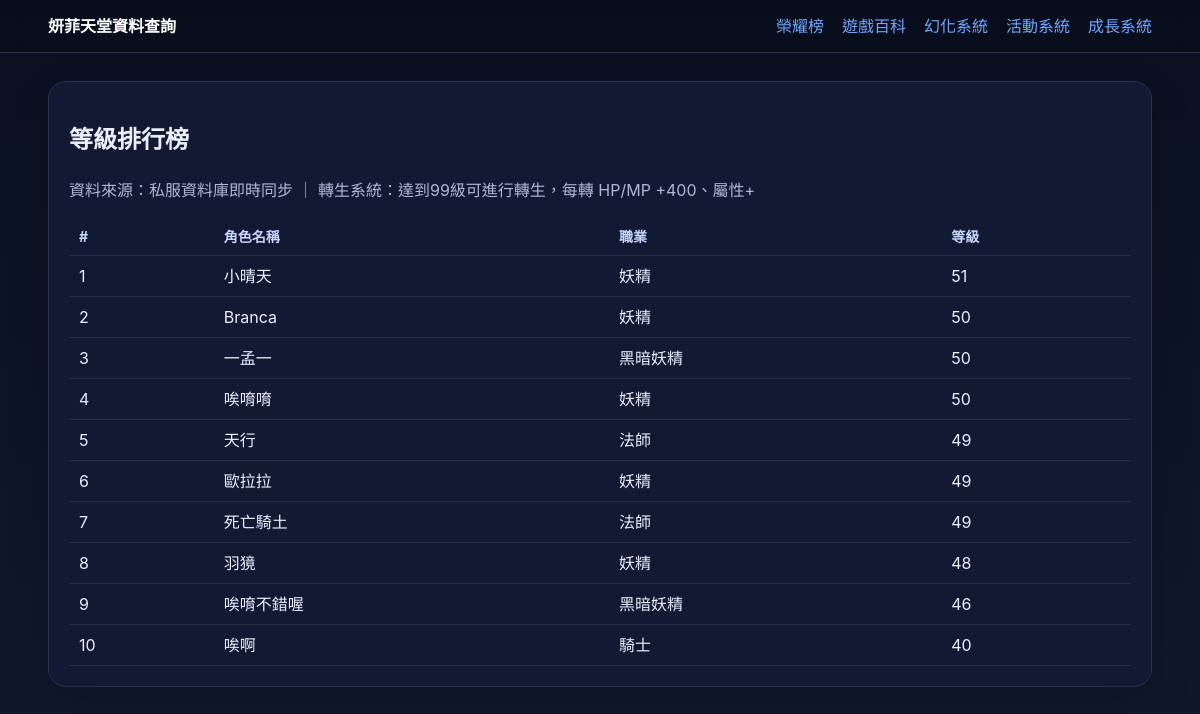
Before: /ranking with the older database file.
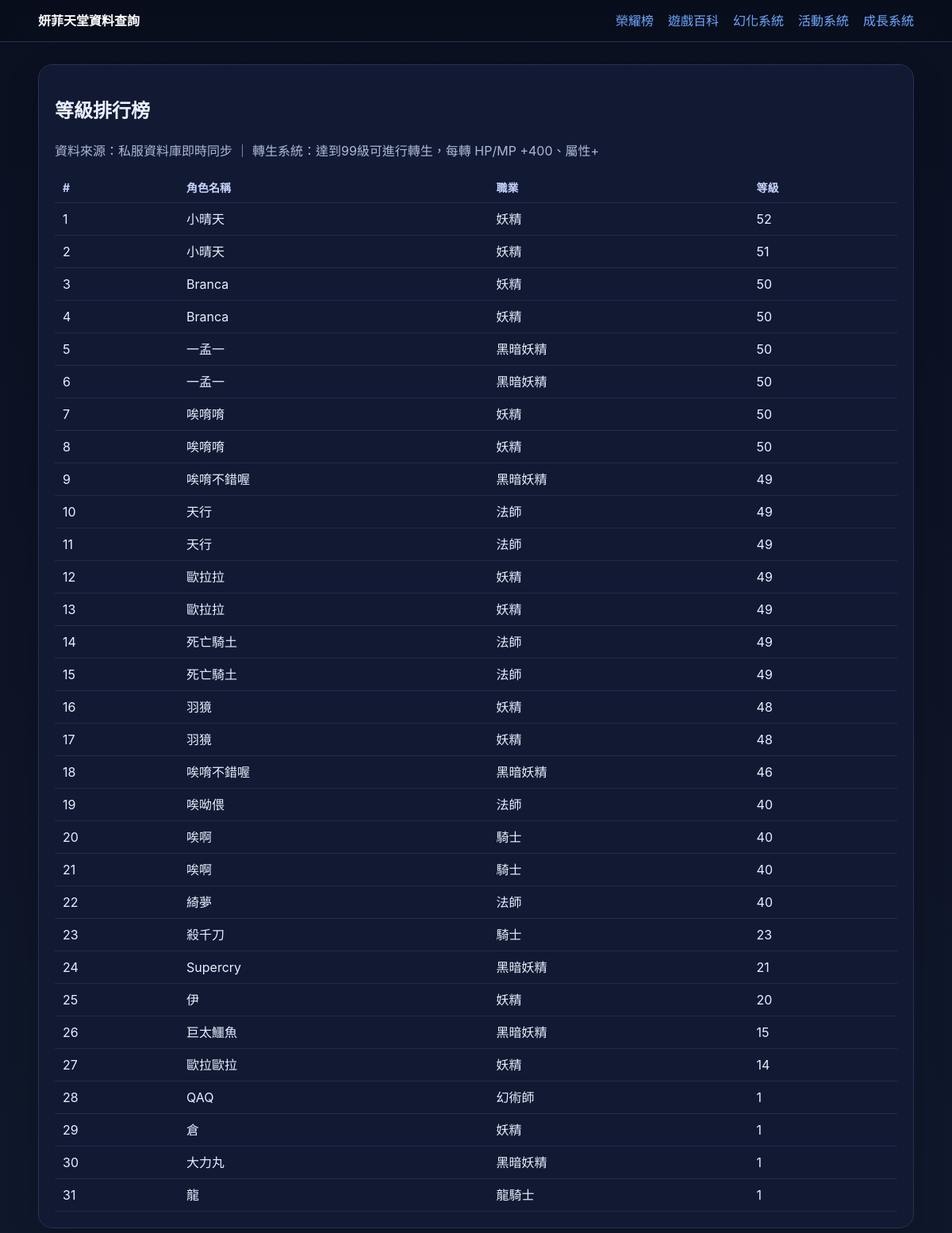
After: the same page with the newer database file.
### tables this page shows
CREATE TABLE characters (
    char_id      INTEGER PRIMARY KEY,
    account_name TEXT NOT NULL DEFAULT '',
    char_name    TEXT NOT NULL DEFAULT '',
    level        INTEGER DEFAULT 0,
    class        INTEGER DEFAULT 0,
    OnlineStatus INTEGER DEFAULT 0,
    synced_at    DATETIME DEFAULT CURRENT_TIMESTAMP
);

### app.py (the view)
    @app.route("/ranking")
    def ranking():
        db = get_db()
        rows = db.execute(
            "SELECT char_name, level, class FROM characters ORDER BY level DESC, char_name ASC LIMIT 200"
        ).fetchall()
        return render_template("ranking.html", rows=rows, class_names=CLASS_NAMES)

### app.py (called while the page is built)
def get_db() -> sqlite3.Connection:
    if "db" not in g:
        db_path = Path(current_app().config["DATABASE"])
        db_path.parent.mkdir(parents=True, exist_ok=True)
        conn = sqlite3.connect(db_path)
        conn.row_factory = sqlite3.Row
        g.db = conn
    return g.db

def current_app() -> Flask:
    from flask import current_app as flask_current_app
    return flask_current_app

### templates/ranking.html (shortened to what this page needs)
{% extends 'base.html' %}
{% block content %}
<section class="card">
  <h1>等級排行榜</h1>
  <p class="muted">資料來源：私服資料庫即時同步 ｜ 轉生系統：達到99級可進行轉生，每轉 HP/MP +400、屬性+</p>
  <table class="simple-table">
    <thead>
      <tr>
        <th>#</th>
        <th>角色名稱</th>
        <th>職業</th>
        <th>等級</th>
      </tr>
    </thead>
    <tbody>
      {% for row in rows %}
      <tr>
        <td>{{ loop.index }}</td>
        <td>{{ row.char_name }}</td>
        <td>{{ class_names.get(row['class'], '未知') }}</td>
        <td>{{ row.level }}</td>
      </tr>
      {% endfor %}
    </tbody>
  </table>
</section>
{% endblock %}

### templates/base.html (shortened to what this page needs)
<!doctype html>
<html lang="zh-Hant">
<head>
  <link rel="stylesheet" href="{{ url_for('static', filename='style.css') }}">
</head>
<body>
  <header class="topbar">
    <div class="container topbar-inner">
      <a class="brand" href="{{ url_for('home') }}">妍菲天堂資料查詢</a>
      <nav class="nav">
        <div class="dropdown">
          <span class="dropdown-toggle">榮耀榜</span>
        </div>
        <div class="dropdown">
          <span class="dropdown-toggle">遊戲百科</span>
        </div>
        <div class="dropdown">
          <span class="dropdown-toggle">幻化系統</span>
        </div>
        <div class="dropdown">
          <span class="dropdown-toggle">活動系統</span>
        </div>
        <div class="dropdown">
          <span class="dropdown-toggle">成長系統</span>
        </div>
      </nav>
    </div>
  </header>
  <main class="container page">
    {% block content %}{% endblock %}
  </main>
</body>
</html>

### static/style.css (style rules this page uses)
:root { --bg:#0b1020;--card:#121933;--line:#293252;--text:#eaf0ff;--muted:#aeb8d6;--accent:#6ea8fe }
* { box-sizing:border-box }
body { margin:0;background:linear-gradient(180deg,#0a1020,#10182c);color:var(--text);font:16px/1.5 -apple-system,BlinkMacSystemFont,Segoe UI,Roboto,PingFang TC,Noto Sans TC,sans-serif }
a { color:var(--accent);text-decoration:none }
.container { width:min(1120px,92vw);margin:0 auto }
.topbar { position:sticky;top:0;background:rgba(9,14,28,.88);backdrop-filter:blur(10px);border-bottom:1px solid var(--line) }
.topbar-inner { display:flex;justify-content:space-between;align-items:center;padding:14px 0 }
.brand { font-weight:800;color:#fff }
.nav { display:flex;gap:18px }
.page { padding:28px 0 40px }
.card { background:var(--card);border:1px solid var(--line);border-radius:18px;padding:20px;margin-bottom:18px;box-shadow:0 14px 40px rgba(0,0,0,.18) }
.muted { color:var(--muted) }
table { width:100%;border-collapse:collapse;min-width:720px }
th,td { padding:12px 10px;border-bottom:1px solid rgba(255,255,255,.08);text-align:left;vertical-align:top }
th { color:#c8d5ff;font-size:14px }
.simple-table { width:100%;border-collapse:collapse }
.simple-table th,.simple-table td { padding:8px 10px;border-bottom:1px solid rgba(255,255,255,.08);text-align:left }
.simple-table th { color:#c8d5ff;font-size:14px }
.dropdown { position:relative }
.dropdown-toggle { cursor:pointer;color:var(--accent);padding:4px 0 }

Changed rows visible on the page:
added characters: char_name "小晴天", get "妖精", level "52"
added characters: char_name "Branca", get "妖精", level "50"
added characters: char_name "一孟一", get "黑暗妖精", level "50"
added characters: char_name "唉唷唷", get "妖精", level "50"
added characters: char_name "唉唷不錯喔", get "黑暗妖精", level "49"
added characters: char_name "天行", get "法師", level "49"
added characters: char_name "歐拉拉", get "妖精", level "49"
added characters: char_name "死亡騎土", get "法師", level "49"
added characters: char_name "羽獍", get "妖精", level "48"
added characters: char_name "唉呦偎", get "法師", level "40"
added characters: char_name "唉啊", get "騎士", level "40"
added characters: char_name "綺夢", get "法師", level "40"
added characters: char_name "殺千刀", get "騎士", level "23"
added characters: char_name "Supercry", get "黑暗妖精", level "21"
added characters: char_name "伊", get "妖精", level "20"
added characters: char_name "巨太鱷魚", get "黑暗妖精", level "15"
added characters: char_name "歐拉歐拉", get "妖精", level "14"
added characters: char_name "QAQ", get "幻術師", level "1"
added characters: char_name "倉", get "妖精", level "1"
added characters: char_name "大力丸", get "黑暗妖精", level "1"
added characters: char_name "龍", get "龍騎士", level "1"
